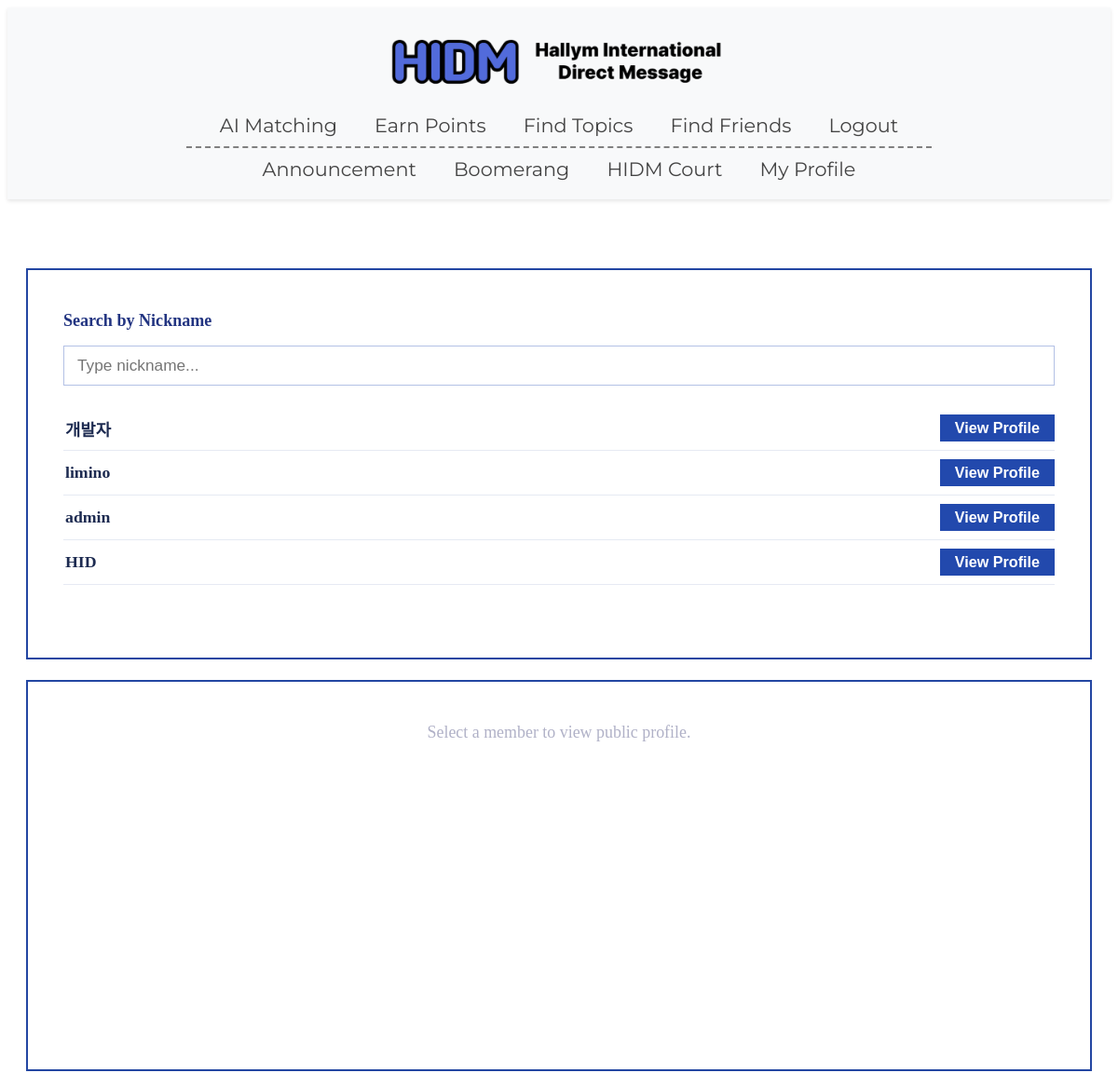
The page /accounts/find-friends/ (signed in, upper part) on the database as committed earlier.
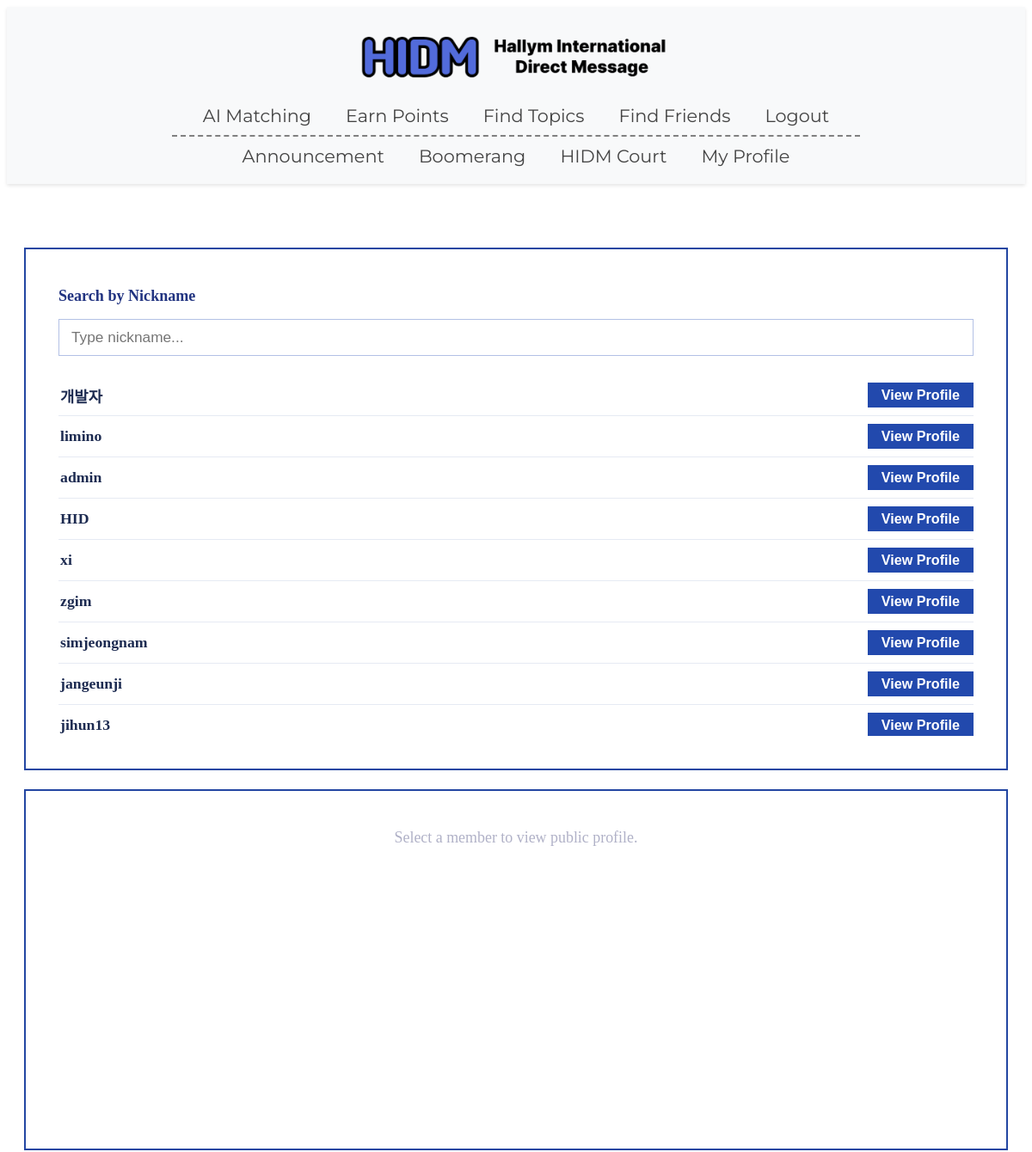
The same page on the database as committed later.
### accounts/models.py (models this page shows, shortened)
class UserProfile(models.Model):
    user = models.OneToOneField(User, on_delete=models.CASCADE)
    nickname = models.CharField(
        max_length=30,
        blank=False,
        verbose_name='Nickname'
    )
    GENDER_CHOICES = [
        ('M', 'Male'),
        ('F', 'Female'),
    ]
    gender = models.CharField(
        max_length=1,
        choices=GENDER_CHOICES,
        verbose_name='Gender'
    )
    NATIVE_LANGUAGE_CHOICES = [
        ('ab', 'Abkhaz'), ('aa', 'Afar'), ('af', 'Afrikaans'), ('ak', 'Akan'),
        ('sq', 'Albanian'), ('am', 'Amharic'), ('ar', 'Arabic'), ('an', 'Aragonese'),
        ('hy', 'Armenian'), ('as', 'Assamese'), ('av', 'Avaric'), ('ae', 'Avestan'),
        ('ay', 'Aymara'), ('az', 'Azerbaijani'), ('bm', 'Bambara'), ('ba', 'Bashkir'),
        ('eu', 'Basque'), ('be', 'Belarusian'), ('bn', 'Bengali'), ('bh', 'Bihari'),
        ('bi', 'Bislama'), ('bs', 'Bosnian'), ('br', 'Breton'), ('bg', 'Bulgarian'),
        ('my', 'Burmese'), ('ca', 'Catalan; Valencian'), ('ch', 'Chamorro'),
        ('ce', 'Chechen'), ('ny', 'Chichewa; Chewa; Nyanja'), ('zh', 'Chinese'),
        ('cv', 'Chuvash'), ('kw', 'Cornish'), ('co', 'Corsican'), ('cr', 'Cree'),
        ('hr', 'Croatian'), ('cs', 'Czech'), ('da', 'Danish'),
        ('dv', 'Divehi; Dhivehi; Maldivian;'), ('nl', 'Dutch'), ('dz', 'Dzongkha'),
        ('en', 'English'), ('eo', 'Esperanto'), ('et', 'Estonian'), ('ee', 'Ewe'),
        ('fo', 'Faroese'), ('fj', 'Fijian'), ('fi', 'Finnish'), ('fr', 'French'),
        ('ff', 'Fula; Fulah; Pulaar; Pular'), ('gl', 'Galician'), ('ka', 'Georgian'),
        ('de', 'German'), ('el', 'Greek, Modern'), ('gn', 'Guaraní'), ('gu', 'Gujarati'),
        ('ht', 'Haitian; Haitian Creole'), ('ha', 'Hausa'), ('he', 'Hebrew (modern)'),
        ('hz', 'Herero'), ('hi', 'Hindi'), ('ho', 'Hiri Motu'), ('hu', 'Hungarian'),
        ('ia', 'Interlingua'), ('id', 'Indonesian'), ('ie', 'Interlingue'), ('ga', 'Irish'),
        ('ig', 'Igbo'), ('ik', 'Inupiaq'), ('io', 'Ido'), ('is', 'Icelandic'),
        ('it', 'Italian'), ('iu', 'Inuktitut'), ('ja', 'Japanese'), ('jv', 'Javanese'),
        ('kl', 'Kalaallisut, Greenlandic'), ('kn', 'Kannada'), ('kr', 'Kanuri'),
        ('ks', 'Kashmiri'), ('kk', 'Kazakh'), ('km', 'Khmer'), ('ki', 'Kikuyu, Gikuyu'),
        ('rw', 'Kinyarwanda'), ('ky', 'Kirghiz, Kyrgyz'), ('kv', 'Komi'), ('kg', 'Kongo'),
        ('ko', 'Korean'), ('ku', 'Kurdish'), ('kj', 'Kwanyama, Kuanyama'), ('la', 'Latin'),
        ('lb', 'Luxembourgish, Letzeburgesch'), ('lg', 'Luganda'),
        ('li', 'Limburgish, Limburgan, Limburger'), ('ln', 'Lingala'), ('lo', 'Lao'),
        ('lt', 'Lithuanian'), ('lu', 'Luba-Katanga'), ('lv', 'Latvian'), ('gv', 'Manx'),
        ('mk', 'Macedonian'), ('mg', 'Malagasy'), ('ms', 'Malay'), ('ml', 'Malayalam'),
        ('mt', 'Maltese'), ('mi', 'Māori'), ('mr', 'Marathi (Marāṭhī)'),
        ('mh', 'Marshallese'), ('mn', 'Mongolian'), ('na', 'Nauru'), ('nv', 'Navajo, Navaho'),
        ('nb', 'Norwegian Bokmål'), ('nd', 'North Ndebele'), ('ne', 'Nepali'), ('ng', 'Ndonga'),
        ('nn', 'Norwegian Nynorsk'), ('no', 'Norwegian'), ('ii', 'Nuosu'), ('nr', 'South Ndebele'),
        ('oc', 'Occitan'), ('oj', 'Ojibwe, Ojibwa'),
        ('cu', 'Old Church Slavonic, Church Slavonic, Old Bulgarian'), ('om', 'Oromo'),
        ('or', 'Oriya'), ('os', 'Ossetian, Ossetic'), ('pa', 'Panjabi, Punjabi'),
        ('pi', 'Pāli'), ('fa', 'Persian'), ('pl', 'Polish'), ('ps', 'Pashto, Pushto'),
        ('pt', 'Portuguese'), ('qu', 'Quechua'), ('rm', 'Romansh'), ('rn', 'Kirundi'),
        ('ro', 'Romanian, Moldavian, Moldovan'), ('ru', 'Russian'),
        ('sa', 'Sanskrit (Saṁskṛta)'), ('sc', 'Sardinian'), ('sd', 'Sindhi'),
        ('se', 'Northern Sami'), ('sm', 'Samoan'), ('sg', 'Sango'), ('sr', 'Serbian'),
        ('gd', 'Scottish Gaelic; Gaelic'), ('sn', 'Shona'), ('si', 'Sinhala, Sinhalese'),
        ('sk', 'Slovak'), ('sl', 'Slovene'), ('so', 'Somali'), ('st', 'Southern Sotho'),
        ('es', 'Spanish; Castilian'), ('su', 'Sundanese'), ('sw', 'Swahili'), ('ss', 'Swati'),
        ('sv', 'Swedish'), ('ta', 'Tamil'), ('te', 'Telugu'), ('tg', 'Tajik'), ('th', 'Thai'),
        ('ti', 'Tigrinya'), ('bo', 'Tibetan Standard, Tibetan, Central'), ('tk', 'Turkmen'),
        ('tl', 'Tagalog'), ('tn', 'Tswana'), ('to', 'Tonga (Tonga Islands)'),
        ('tr', 'Turkish'), ('ts', 'Tsonga'), ('tt', 'Tatar'), ('tw', 'Twi'), ('ty', 'Tahitian'),
        ('ug', 'Uighur, Uyghur'), ('uk', 'Ukrainian'), ('ur', 'Urdu'), ('uz', 'Uzbek'),
        ('ve', 'Venda'), ('vi', 'Vietnamese'), ('vo', 'Volapük'), ('wa', 'Walloon'),
        ('cy', 'Welsh'), ('wo', 'Wolof'), ('fy', 'Western Frisian'), ('xh', 'Xhosa'),
        ('yi', 'Yiddish'), ('yo', 'Yoruba'), ('za', 'Zhuang, Chuang'), ('zu', 'Zulu'),
    ]
    native_language = models.CharField(
        max_length=20,
        choices=NATIVE_LANGUAGE_CHOICES,
        verbose_name='Native Language'
    )
    NATIONALITY_CHOICES = [
    ('AF', 'Afghanistan'), ('AL', 'Albania'), ('DZ', 'Algeria'), ('AS', 'American Samoa'),
    ('AD', 'Andorra'), ('AO', 'Angola'), ('AR', 'Argentina'), ('AM', 'Armenia'),
    ('AU', 'Australia'), ('AT', 'Austria'), ('AZ', 'Azerbaijan'), ('BS', 'Bahamas'),
    ('BH', 'Bahrain'), ('BD', 'Bangladesh'), ('BY', 'Belarus'), ('BE', 'Belgium'),
    ('BZ', 'Belize'), ('BJ', 'Benin'), ('BT', 'Bhutan'), ('BO', 'Bolivia'),
    ('BA', 'Bosnia and Herzegovina'), ('BW', 'Botswana'), ('BR', 'Brazil'),
    ('BN', 'Brunei'), ('BG', 'Bulgaria'), ('BF', 'Burkina Faso'), ('BI', 'Burundi'),
    ('KH', 'Cambodia'), ('CM', 'Cameroon'), ('CA', 'Canada'), ('CV', 'Cape Verde'),
    ('CF', 'Central African Republic'), ('TD', 'Chad'), ('CL', 'Chile'), ('CN', 'China'),
    ('CO', 'Colombia'), ('KM', 'Comoros'), ('CG', 'Congo'), ('CD', 'Congo (DRC)'),
    ('CR', 'Costa Rica'), ('HR', 'Croatia'), ('CU', 'Cuba'), ('CY', 'Cyprus'),
    ('CZ', 'Czech Republic'), ('DK', 'Denmark'), ('DJ', 'Djibouti'), ('DM', 'Dominica'),
    ('DO', 'Dominican Republic'), ('EC', 'Ecuador'), ('EG', 'Egypt'), ('SV', 'El Salvador'),
    ('GQ', 'Equatorial Guinea'), ('ER', 'Eritrea'), ('EE', 'Estonia'), ('ET', 'Ethiopia'),
    ('FJ', 'Fiji'), ('FI', 'Finland'), ('FR', 'France'), ('GA', 'Gabon'),
    ('GM', 'Gambia'), ('GE', 'Georgia'), ('DE', 'Germany'), ('GH', 'Ghana'),
    ('GR', 'Greece'), ('GD', 'Grenada'), ('GT', 'Guatemala'), ('GN', 'Guinea'),
    ('GW', 'Guinea-Bissau'), ('GY', 'Guyana'), ('HT', 'Haiti'), ('HN', 'Honduras'),
    ('HU', 'Hungary'), ('IS', 'Iceland'), ('IN', 'India'), ('ID', 'Indonesia'),
    ('IR', 'Iran'), ('IQ', 'Iraq'), ('IE', 'Ireland'), ('IL', 'Israel'), ('IT', 'Italy'),
    ('JM', 'Jamaica'), ('JP', 'Japan'), ('JO', 'Jordan'), ('KZ', 'Kazakhstan'),
    ('KE', 'Kenya'), ('KI', 'Kiribati'), ('KP', 'North Korea'), ('KR', 'South Korea'),
    ('KW', 'Kuwait'), ('KG', 'Kyrgyzstan'), ('LA', 'Laos'), ('LV', 'Latvia'),
    ('LB', 'Lebanon'), ('LS', 'Lesotho'), ('LR', 'Liberia'), ('LY', 'Libya'),
    ('LI', 'Liechtenstein'), ('LT', 'Lithuania'), ('LU', 'Luxembourg'), ('MG', 'Madagascar'),
    ('MW', 'Malawi'), ('MY', 'Malaysia'), ('MV', 'Maldives'), ('ML', 'Mali'),
    ('MT', 'Malta'), ('MH', 'Marshall Islands'), ('MR', 'Mauritania'), ('MU', 'Mauritius'),
    ('MX', 'Mexico'), ('FM', 'Micronesia'), ('MD', 'Moldova'), ('MC', 'Monaco'),
    ('MN', 'Mongolia'), ('ME', 'Montenegro'), ('MA', 'Morocco'), ('MZ', 'Mozambique'),
    ('MM', 'Myanmar'), ('NA', 'Namibia'), ('NR', 'Nauru'), ('NP', 'Nepal'), ('NL', 'Netherlands'),
    ('NZ', 'New Zealand'), ('NI', 'Nicaragua'), ('NE', 'Niger'), ('NG', 'Nigeria'),
    ('NO', 'Norway'), ('OM', 'Oman'), ('PK', 'Pakistan'), ('PW', 'Palau'), ('PS', 'Palestine'),
    ('PA', 'Panama'), ('PG', 'Papua New Guinea'), ('PY', 'Paraguay'), ('PE', 'Peru'),
    ('PH', 'Philippines'), ('PL', 'Poland'), ('PT', 'Portugal'), ('QA', 'Qatar'),
    ('RO', 'Romania'), ('RU', 'Russia'), ('RW', 'Rwanda'), ('KN', 'Saint Kitts and Nevis'),
    ('LC', 'Saint Lucia'), ('VC', 'Saint Vincent and the Grenadines'), ('WS', 'Samoa'),
    ('SM', 'San Marino'), ('ST', 'Sao Tome and Principe'), ('SA', 'Saudi Arabia'),
    ('SN', 'Senegal'), ('RS', 'Serbia'), ('SC', 'Seychelles'), ('SL', 'Sierra Leone'),
    ('SG', 'Singapore'), ('SK', 'Slovakia'), ('SI', 'Slovenia'), ('SB', 'Solomon Islands'),
    ('SO', 'Somalia'), ('ZA', 'South Africa'), ('ES', 'Spain'), ('LK', 'Sri Lanka'),
    ('SD', 'Sudan'), ('SR', 'Suriname'), ('SZ', 'Swaziland'), ('SE', 'Sweden'),
    ('CH', 'Switzerland'), ('SY', 'Syria'), ('TW', 'Taiwan'), ('TJ', 'Tajikistan'),
    ('TZ', 'Tanzania'), ('TH', 'Thailand'), ('TL', 'Timor-Leste'), ('TG', 'Togo'),
    ('TO', 'Tonga'), ('TT', 'Trinidad and Tobago'), ('TN', 'Tunisia'), ('TR', 'Turkey'),
    ('TM', 'Turkmenistan'), ('TV', 'Tuvalu'), ('UG', 'Uganda'), ('UA', 'Ukraine'),
    ('AE', 'United Arab Emirates'), ('GB', 'United Kingdom'), ('US', 'United States'),
    ('UY', 'Uruguay'), ('UZ', 'Uzbekistan'), ('VU', 'Vanuatu'), ('VE', 'Venezuela'),
    ('VN', 'Vietnam'), ('YE', 'Yemen'), ('ZM', 'Zambia'), ('ZW', 'Zimbabwe'),
    ]
    nationality = models.CharField(
        max_length=50,
        choices=NATIONALITY_CHOICES,
        blank=True,
        verbose_name='Nationality'
    )
    born_year = models.PositiveIntegerField(
        null=True, blank=True,
        verbose_name='Born Year'
    )
    show_born_year = models.BooleanField(
        default=False,
        verbose_name='Show Born Year'
    )
    nationality = models.CharField(
        max_length=50,
        blank=True,
        verbose_name='Nationality'
    )
    show_nationality = models.BooleanField(
        default=False,
        verbose_name='Show Nationality'
    )
    favorite_categories = models.ManyToManyField(
        'Category',         # 또는 Category 모델이 같은 파일에 있으면 그냥 Category
        blank=True,
        verbose_name='관심 카테고리'
    )
    major = models.CharField(
        max_length=100,
        blank=True,
        verbose_name='Major'
    )
    show_major = models.BooleanField(
        default=False,
        verbose_name='Show Major'
    )
    instagram_id = models.CharField(
        max_length=100,
        blank=True,
        verbose_name='Instagram ID'
    )
    show_instagram = models.BooleanField(
        default=False,
        verbose_name='Show Instagram ID'
    )
    MBTI_CHOICES = [
        ('INTJ','INTJ'),('INTP','INTP'),('ENTJ','ENTJ'),('ENTP','ENTP'),
        ('INFJ','INFJ'),('INFP','INFP'),('ENFJ','ENFJ'),('ENFP','ENFP'),
        ('ISTJ','ISTJ'),('ISFJ','ISFJ'),('ESTJ','ESTJ'),('ESFJ','ESFJ'),
        ('ISTP','ISTP'),('ISFP','ISFP'),('ESTP','ESTP'),('ESFP','ESFP'),
    ]
    personality = models.CharField(
        max_length=4,
        choices=MBTI_CHOICES,
        blank=True,
        verbose_name='Personality'
    )
    show_personality = models.BooleanField(
        default=False,
        verbose_name='Show Personality'
    )
    bio = models.CharField(
        max_length=200,
        blank=True,
        verbose_name='Bio'
    )
    show_bio = models.BooleanField(
        default=False,
        verbose_name='Show Bio'
    )
    interests = models.ManyToManyField(
        Interest,
        blank=True,
        related_name='profiles',
        verbose_name='User-selected Interests'
    )
    selected_topics = models.ManyToManyField(
        Topic,
        blank=True,
        related_name='selected_by',
        verbose_name='User-selected Topics'
    )

### accounts/views.py (the view)
# urls.py: path('find-friends/', views.find_friends_view, name='find_friends'),
@login_required
def find_friends_view(request):
    sent_requests_ids = list(
        Friendship.objects.filter(from_user=request.user, status='requested')
        .values_list('to_user_id', flat=True)
    )
    friends_ids = list(
        Friendship.objects.filter(
            (Q(from_user=request.user) | Q(to_user=request.user)),
            status='accepted'
        )
        .values_list('from_user_id', 'to_user_id')
    )
    friends_ids = set([i for pair in friends_ids for i in pair if i != request.user.id])
    friends = User.objects.filter(id__in=friends_ids)
    friend_requests_received = Friendship.objects.filter(
        to_user=request.user, status='requested'
    ).select_related('from_user__userprofile')
    profiles = UserProfile.objects.exclude(user=request.user)
    public_profiles_json = {}
    for prof in profiles:
        public_profiles_json[prof.user.id] = {
            "nickname": prof.nickname,
            "gender": prof.get_gender_display(),
            "native_language": prof.get_native_language_display(),
        }
    public_profiles_json = json.dumps(public_profiles_json)
    return render(request, "find_friends.html", {
        "profiles": profiles,
        "public_profiles_json": public_profiles_json,
        "friends": friends,
        "friend_requests_received": friend_requests_received,
        "friends_ids": list(friends_ids),
        "sent_requests_ids": sent_requests_ids,
    })

### accounts/templates/find_friends.html (shortened to what this page needs)
{% extends "base.html" %}
{% load static %}
{% block content %}
<link rel="stylesheet" href="{% static 'css/find_friends.css' %}">
<div class="find-friends-main">
  <div class="find-friends-left">
    <div class="search-title">Search by Nickname</div>
    <input type="text" id="nickname-search" placeholder="Type nickname..." autocomplete="off">
    <ul id="nickname-list">
      {% for prof in profiles %}
        <li class="nickname-item" data-nickname="{{ prof.nickname|escapejs }}" data-userid="{{ prof.user.id }}">
          <span class="nickname-text">{{ prof.nickname }}</span>
          <button class="view-profile-btn" data-userid="{{ prof.user.id }}">View Profile</button>
        </li>
      {% endfor %}
    </ul>
  </div>
  <div class="find-friends-center">
    <div class="center-card-fixed" id="profile-card-area">
      <div class="profile-placeholder">
        <span>Select a member to view public profile.</span>
      </div>
    </div>
  </div>
</div>
{% endblock %}

Rows that differ between the two databases and show on the page:
added UserProfile: nickname "xi"
added UserProfile: nickname "zgim"
added UserProfile: nickname "simjeongnam"
added UserProfile: nickname "jangeunji"
added UserProfile: nickname "jihun13"
